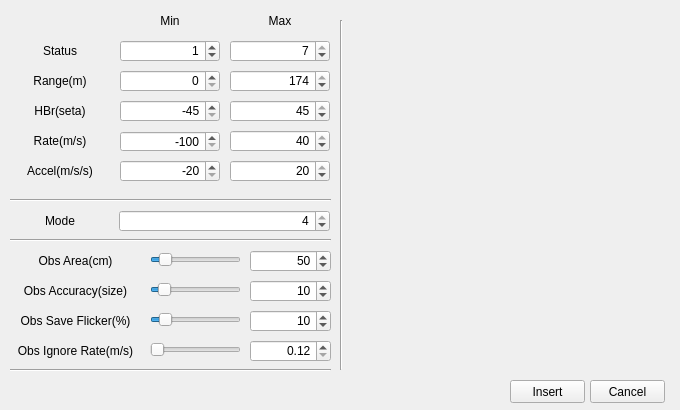
<?xml version="1.0" encoding="UTF-8"?>
<ui version="4.0">
 <class>ToolRadar</class>
 <widget class="QMainWindow" name="ToolRadar">
  <property name="geometry">
   <rect>
    <x>0</x>
    <y>0</y>
    <width>680</width>
    <height>410</height>
   </rect>
  </property>
  <property name="minimumSize">
   <size>
    <width>680</width>
    <height>410</height>
   </size>
  </property>
  <property name="maximumSize">
   <size>
    <width>680</width>
    <height>410</height>
   </size>
  </property>
  <property name="windowTitle">
   <string>Radar Setting</string>
  </property>
  <property name="windowIcon">
   <iconset resource="image.qrc">
    <normaloff>:/Image/Image/logo.PNG</normaloff>:/Image/Image/logo.PNG</iconset>
  </property>
  <widget class="QWidget" name="centralwidget">
   <widget class="QSpinBox" name="SB_Min_Status">
    <property name="geometry">
     <rect>
      <x>120</x>
      <y>40</y>
      <width>100</width>
      <height>22</height>
     </rect>
    </property>
    <property name="alignment">
     <set>Qt::AlignRight|Qt::AlignTrailing|Qt::AlignVCenter</set>
    </property>
    <property name="buttonSymbols">
     <enum>QAbstractSpinBox::UpDownArrows</enum>
    </property>
    <property name="suffix">
     <string/>
    </property>
    <property name="maximum">
     <number>7</number>
    </property>
    <property name="value">
     <number>1</number>
    </property>
   </widget>
   <widget class="QSpinBox" name="SB_Max_Status">
    <property name="geometry">
     <rect>
      <x>230</x>
      <y>40</y>
      <width>100</width>
      <height>22</height>
     </rect>
    </property>
    <property name="alignment">
     <set>Qt::AlignRight|Qt::AlignTrailing|Qt::AlignVCenter</set>
    </property>
    <property name="maximum">
     <number>7</number>
    </property>
    <property name="value">
     <number>7</number>
    </property>
   </widget>
   <widget class="QSpinBox" name="SB_Min_Range">
    <property name="geometry">
     <rect>
      <x>120</x>
      <y>70</y>
      <width>100</width>
      <height>22</height>
     </rect>
    </property>
    <property name="alignment">
     <set>Qt::AlignRight|Qt::AlignTrailing|Qt::AlignVCenter</set>
    </property>
    <property name="maximum">
     <number>174</number>
    </property>
   </widget>
   <widget class="QSpinBox" name="SB_Max_Range">
    <property name="geometry">
     <rect>
      <x>230</x>
      <y>70</y>
      <width>100</width>
      <height>22</height>
     </rect>
    </property>
    <property name="alignment">
     <set>Qt::AlignRight|Qt::AlignTrailing|Qt::AlignVCenter</set>
    </property>
    <property name="maximum">
     <number>174</number>
    </property>
    <property name="value">
     <number>174</number>
    </property>
   </widget>
   <widget class="QSpinBox" name="SB_Min_HBr">
    <property name="geometry">
     <rect>
      <x>120</x>
      <y>100</y>
      <width>100</width>
      <height>22</height>
     </rect>
    </property>
    <property name="alignment">
     <set>Qt::AlignRight|Qt::AlignTrailing|Qt::AlignVCenter</set>
    </property>
    <property name="minimum">
     <number>-45</number>
    </property>
    <property name="maximum">
     <number>45</number>
    </property>
    <property name="value">
     <number>-45</number>
    </property>
   </widget>
   <widget class="QSpinBox" name="SB_Max_HBr">
    <property name="geometry">
     <rect>
      <x>230</x>
      <y>100</y>
      <width>100</width>
      <height>22</height>
     </rect>
    </property>
    <property name="alignment">
     <set>Qt::AlignRight|Qt::AlignTrailing|Qt::AlignVCenter</set>
    </property>
    <property name="minimum">
     <number>-45</number>
    </property>
    <property name="maximum">
     <number>45</number>
    </property>
    <property name="value">
     <number>45</number>
    </property>
   </widget>
   <widget class="QSpinBox" name="SB_Min_Rate">
    <property name="geometry">
     <rect>
      <x>120</x>
      <y>131</y>
      <width>100</width>
      <height>21</height>
     </rect>
    </property>
    <property name="alignment">
     <set>Qt::AlignRight|Qt::AlignTrailing|Qt::AlignVCenter</set>
    </property>
    <property name="minimum">
     <number>-100</number>
    </property>
    <property name="maximum">
     <number>40</number>
    </property>
    <property name="value">
     <number>-100</number>
    </property>
   </widget>
   <widget class="QSpinBox" name="SB_Max_Rate">
    <property name="geometry">
     <rect>
      <x>230</x>
      <y>130</y>
      <width>100</width>
      <height>22</height>
     </rect>
    </property>
    <property name="alignment">
     <set>Qt::AlignRight|Qt::AlignTrailing|Qt::AlignVCenter</set>
    </property>
    <property name="minimum">
     <number>-100</number>
    </property>
    <property name="maximum">
     <number>40</number>
    </property>
    <property name="value">
     <number>40</number>
    </property>
   </widget>
   <widget class="QSpinBox" name="SB_Max_Accel">
    <property name="geometry">
     <rect>
      <x>230</x>
      <y>160</y>
      <width>100</width>
      <height>22</height>
     </rect>
    </property>
    <property name="alignment">
     <set>Qt::AlignRight|Qt::AlignTrailing|Qt::AlignVCenter</set>
    </property>
    <property name="minimum">
     <number>-20</number>
    </property>
    <property name="maximum">
     <number>20</number>
    </property>
    <property name="value">
     <number>20</number>
    </property>
   </widget>
   <widget class="QSpinBox" name="SB_Min_Accel">
    <property name="geometry">
     <rect>
      <x>120</x>
      <y>160</y>
      <width>100</width>
      <height>22</height>
     </rect>
    </property>
    <property name="alignment">
     <set>Qt::AlignRight|Qt::AlignTrailing|Qt::AlignVCenter</set>
    </property>
    <property name="minimum">
     <number>-20</number>
    </property>
    <property name="maximum">
     <number>20</number>
    </property>
    <property name="value">
     <number>-20</number>
    </property>
   </widget>
   <widget class="QLabel" name="LB_Status">
    <property name="geometry">
     <rect>
      <x>10</x>
      <y>40</y>
      <width>100</width>
      <height>22</height>
     </rect>
    </property>
    <property name="text">
     <string>Status</string>
    </property>
    <property name="alignment">
     <set>Qt::AlignCenter</set>
    </property>
   </widget>
   <widget class="QLabel" name="LB_Range">
    <property name="geometry">
     <rect>
      <x>10</x>
      <y>70</y>
      <width>100</width>
      <height>22</height>
     </rect>
    </property>
    <property name="text">
     <string>Range(m)</string>
    </property>
    <property name="alignment">
     <set>Qt::AlignCenter</set>
    </property>
   </widget>
   <widget class="QLabel" name="LB_Accel">
    <property name="geometry">
     <rect>
      <x>10</x>
      <y>160</y>
      <width>100</width>
      <height>22</height>
     </rect>
    </property>
    <property name="text">
     <string>Accel(m/s/s)</string>
    </property>
    <property name="alignment">
     <set>Qt::AlignCenter</set>
    </property>
   </widget>
   <widget class="QLabel" name="LB_Rate">
    <property name="geometry">
     <rect>
      <x>10</x>
      <y>130</y>
      <width>100</width>
      <height>22</height>
     </rect>
    </property>
    <property name="text">
     <string>Rate(m/s)</string>
    </property>
    <property name="alignment">
     <set>Qt::AlignCenter</set>
    </property>
   </widget>
   <widget class="QLabel" name="LB_HBr">
    <property name="geometry">
     <rect>
      <x>10</x>
      <y>100</y>
      <width>100</width>
      <height>22</height>
     </rect>
    </property>
    <property name="text">
     <string>HBr(seta)</string>
    </property>
    <property name="alignment">
     <set>Qt::AlignCenter</set>
    </property>
   </widget>
   <widget class="QLabel" name="LB_Min">
    <property name="geometry">
     <rect>
      <x>120</x>
      <y>10</y>
      <width>100</width>
      <height>22</height>
     </rect>
    </property>
    <property name="text">
     <string>Min</string>
    </property>
    <property name="alignment">
     <set>Qt::AlignCenter</set>
    </property>
   </widget>
   <widget class="QLabel" name="LB_Max">
    <property name="geometry">
     <rect>
      <x>230</x>
      <y>10</y>
      <width>100</width>
      <height>22</height>
     </rect>
    </property>
    <property name="text">
     <string>Max</string>
    </property>
    <property name="alignment">
     <set>Qt::AlignCenter</set>
    </property>
   </widget>
   <widget class="Line" name="line">
    <property name="geometry">
     <rect>
      <x>10</x>
      <y>190</y>
      <width>321</width>
      <height>20</height>
     </rect>
    </property>
    <property name="orientation">
     <enum>Qt::Horizontal</enum>
    </property>
   </widget>
   <widget class="QPushButton" name="PB_Cancel">
    <property name="geometry">
     <rect>
      <x>590</x>
      <y>380</y>
      <width>75</width>
      <height>23</height>
     </rect>
    </property>
    <property name="text">
     <string>Cancel</string>
    </property>
   </widget>
   <widget class="QLabel" name="LB_Mode">
    <property name="geometry">
     <rect>
      <x>10</x>
      <y>210</y>
      <width>100</width>
      <height>22</height>
     </rect>
    </property>
    <property name="text">
     <string>Mode</string>
    </property>
    <property name="alignment">
     <set>Qt::AlignCenter</set>
    </property>
   </widget>
   <widget class="QSpinBox" name="SB_Mode">
    <property name="geometry">
     <rect>
      <x>119</x>
      <y>210</y>
      <width>211</width>
      <height>22</height>
     </rect>
    </property>
    <property name="alignment">
     <set>Qt::AlignRight|Qt::AlignTrailing|Qt::AlignVCenter</set>
    </property>
    <property name="suffix">
     <string/>
    </property>
    <property name="minimum">
     <number>1</number>
    </property>
    <property name="maximum">
     <number>4</number>
    </property>
    <property name="value">
     <number>4</number>
    </property>
   </widget>
   <widget class="QPushButton" name="PB_Insert">
    <property name="geometry">
     <rect>
      <x>510</x>
      <y>380</y>
      <width>75</width>
      <height>23</height>
     </rect>
    </property>
    <property name="text">
     <string>Insert</string>
    </property>
   </widget>
   <widget class="Line" name="line_2">
    <property name="geometry">
     <rect>
      <x>10</x>
      <y>230</y>
      <width>321</width>
      <height>20</height>
     </rect>
    </property>
    <property name="orientation">
     <enum>Qt::Horizontal</enum>
    </property>
   </widget>
   <widget class="QLabel" name="LB_Obs_Area">
    <property name="geometry">
     <rect>
      <x>10</x>
      <y>250</y>
      <width>131</width>
      <height>22</height>
     </rect>
    </property>
    <property name="text">
     <string>Obs Area(cm)</string>
    </property>
    <property name="alignment">
     <set>Qt::AlignCenter</set>
    </property>
   </widget>
   <widget class="QLabel" name="LB_Obs_Accuracy">
    <property name="geometry">
     <rect>
      <x>10</x>
      <y>280</y>
      <width>131</width>
      <height>22</height>
     </rect>
    </property>
    <property name="text">
     <string>Obs Accuracy(size)</string>
    </property>
    <property name="alignment">
     <set>Qt::AlignCenter</set>
    </property>
   </widget>
   <widget class="QSlider" name="HSB_Obs_Area">
    <property name="geometry">
     <rect>
      <x>150</x>
      <y>250</y>
      <width>91</width>
      <height>20</height>
     </rect>
    </property>
    <property name="maximum">
     <number>500</number>
    </property>
    <property name="pageStep">
     <number>50</number>
    </property>
    <property name="value">
     <number>50</number>
    </property>
    <property name="orientation">
     <enum>Qt::Horizontal</enum>
    </property>
   </widget>
   <widget class="QSlider" name="HSB_Obs_Accuracy">
    <property name="geometry">
     <rect>
      <x>150</x>
      <y>280</y>
      <width>91</width>
      <height>20</height>
     </rect>
    </property>
    <property name="minimum">
     <number>1</number>
    </property>
    <property name="maximum">
     <number>100</number>
    </property>
    <property name="value">
     <number>10</number>
    </property>
    <property name="orientation">
     <enum>Qt::Horizontal</enum>
    </property>
   </widget>
   <widget class="QSpinBox" name="SB_Obs_Accuracy">
    <property name="geometry">
     <rect>
      <x>250</x>
      <y>280</y>
      <width>81</width>
      <height>22</height>
     </rect>
    </property>
    <property name="alignment">
     <set>Qt::AlignRight|Qt::AlignTrailing|Qt::AlignVCenter</set>
    </property>
    <property name="minimum">
     <number>1</number>
    </property>
    <property name="maximum">
     <number>100</number>
    </property>
    <property name="value">
     <number>10</number>
    </property>
   </widget>
   <widget class="Line" name="line_3">
    <property name="geometry">
     <rect>
      <x>10</x>
      <y>360</y>
      <width>321</width>
      <height>20</height>
     </rect>
    </property>
    <property name="orientation">
     <enum>Qt::Horizontal</enum>
    </property>
   </widget>
   <widget class="QSpinBox" name="SB_Obs_Area">
    <property name="geometry">
     <rect>
      <x>250</x>
      <y>250</y>
      <width>81</width>
      <height>22</height>
     </rect>
    </property>
    <property name="alignment">
     <set>Qt::AlignRight|Qt::AlignTrailing|Qt::AlignVCenter</set>
    </property>
    <property name="maximum">
     <number>500</number>
    </property>
    <property name="singleStep">
     <number>1</number>
    </property>
    <property name="value">
     <number>50</number>
    </property>
   </widget>
   <widget class="QLabel" name="LB_Obs_Ignore_Rate">
    <property name="geometry">
     <rect>
      <x>10</x>
      <y>340</y>
      <width>131</width>
      <height>22</height>
     </rect>
    </property>
    <property name="text">
     <string>Obs Ignore Rate(m/s)</string>
    </property>
    <property name="alignment">
     <set>Qt::AlignCenter</set>
    </property>
   </widget>
   <widget class="QSlider" name="HSB_Obs_Ignore_Rate">
    <property name="geometry">
     <rect>
      <x>150</x>
      <y>340</y>
      <width>91</width>
      <height>20</height>
     </rect>
    </property>
    <property name="minimum">
     <number>12</number>
    </property>
    <property name="maximum">
     <number>500</number>
    </property>
    <property name="singleStep">
     <number>1</number>
    </property>
    <property name="pageStep">
     <number>1</number>
    </property>
    <property name="value">
     <number>12</number>
    </property>
    <property name="sliderPosition">
     <number>12</number>
    </property>
    <property name="orientation">
     <enum>Qt::Horizontal</enum>
    </property>
   </widget>
   <widget class="QDoubleSpinBox" name="DSB_Obs_Ignore_Rate">
    <property name="geometry">
     <rect>
      <x>250</x>
      <y>340</y>
      <width>81</width>
      <height>22</height>
     </rect>
    </property>
    <property name="alignment">
     <set>Qt::AlignRight|Qt::AlignTrailing|Qt::AlignVCenter</set>
    </property>
    <property name="decimals">
     <number>2</number>
    </property>
    <property name="minimum">
     <double>0.120000000000000</double>
    </property>
    <property name="maximum">
     <double>5.000000000000000</double>
    </property>
    <property name="singleStep">
     <double>0.010000000000000</double>
    </property>
    <property name="value">
     <double>0.120000000000000</double>
    </property>
   </widget>
   <widget class="QSlider" name="HSB_Obs_Save_Flicker">
    <property name="geometry">
     <rect>
      <x>150</x>
      <y>310</y>
      <width>91</width>
      <height>20</height>
     </rect>
    </property>
    <property name="maximum">
     <number>100</number>
    </property>
    <property name="value">
     <number>10</number>
    </property>
    <property name="orientation">
     <enum>Qt::Horizontal</enum>
    </property>
   </widget>
   <widget class="QSpinBox" name="SB_Obs_Save_Flicker">
    <property name="geometry">
     <rect>
      <x>250</x>
      <y>310</y>
      <width>81</width>
      <height>22</height>
     </rect>
    </property>
    <property name="alignment">
     <set>Qt::AlignRight|Qt::AlignTrailing|Qt::AlignVCenter</set>
    </property>
    <property name="maximum">
     <number>100</number>
    </property>
    <property name="value">
     <number>10</number>
    </property>
   </widget>
   <widget class="QLabel" name="LB_Obs_Save_Flicker">
    <property name="geometry">
     <rect>
      <x>10</x>
      <y>310</y>
      <width>131</width>
      <height>22</height>
     </rect>
    </property>
    <property name="text">
     <string>Obs Save Flicker(%)</string>
    </property>
    <property name="alignment">
     <set>Qt::AlignCenter</set>
    </property>
   </widget>
   <widget class="Line" name="line_4">
    <property name="geometry">
     <rect>
      <x>340</x>
      <y>20</y>
      <width>3</width>
      <height>350</height>
     </rect>
    </property>
    <property name="orientation">
     <enum>Qt::Vertical</enum>
    </property>
   </widget>
  </widget>
 </widget>
 <resources>
  <include location="image.qrc"/>
 </resources>
 <connections/>
</ui>
